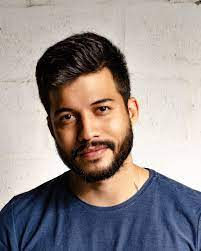
//> input picture download.jpeg, 201 x 251 px, given in place of the camera
$ ./face_detection   (built with g++ and OpenCV 4)
//> lines starting //> are read from the running program, lines starting //| are printed output that depends on the picture; after the words box and inside, x2 and y2 are one past the last pixel; in counts of white or black regions, pixels touching at a corner belong together
#include <opencv2/opencv.hpp>

int main() {
    // Load pre-trained classifier for face detection (Haar Cascade classifier)
    cv::CascadeClassifier faceCascade;
    faceCascade.load(cv::samples::findFile("haarcascade_frontalface_default.xml"));

    // Open the default webcam (usually camera index 0)
    cv::VideoCapture video(0); // Change the parameter to specify a different camera if needed

    if (!video.isOpened()) {
        std::cerr << "Error: Couldn't access the webcam" << std::endl;
        return -1;
    }

    cv::Mat frame;
    while (video.read(frame)) {
//> frame is the input picture: 251 rows x 201 cols, CV_8UC3; mean B, G, R 140.9, 141.6, 151
        // Convert the frame to grayscale for face detection
        cv::Mat grayFrame;
        cv::cvtColor(frame, grayFrame, cv::COLOR_BGR2GRAY);
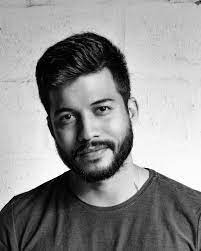
//> grayFrame: 251 rows x 201 cols, CV_8UC1; min 0, max 255, mean 144.4
        cv::equalizeHist(grayFrame, grayFrame);
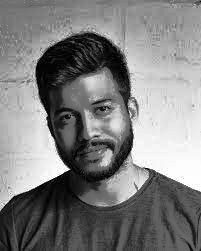
//> grayFrame: 251 rows x 201 cols, CV_8UC1; min 0, max 255, mean 128

        // Detect faces in the frame
        std::vector<cv::Rect> faces;
        faceCascade.detectMultiScale(grayFrame, faces, 1.1, 3, 0, cv::Size(30, 30));
//> faces = 1 Rect (x, y, width, height): [39, 73, 99, 99]

        // Draw rectangles around detected faces
        for (const auto& face : faces) {
            cv::rectangle(frame, face, cv::Scalar(0, 255, 0), 2);
        }
//> this loop made 1 pass
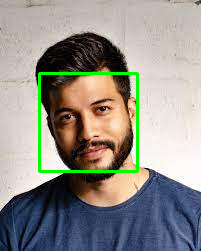
//> frame: 251 rows x 201 cols, CV_8UC3; 2.32% of pixels changed, all inside (x1, y1, x2, y2) = (38, 72, 139, 173)

        // Display the frame with detected faces
        cv::imshow("Face Detection", frame);

        // Exit the loop if 'q' is pressed
        if (cv::waitKey(1) == 'q') {
//> the 'q' key is pressed
            break;
        }
    }

    // Release video capture and close windows
    video.release();
    cv::destroyAllWindows();

    return 0;
}


// [41 lines of commented-out code are left out]
